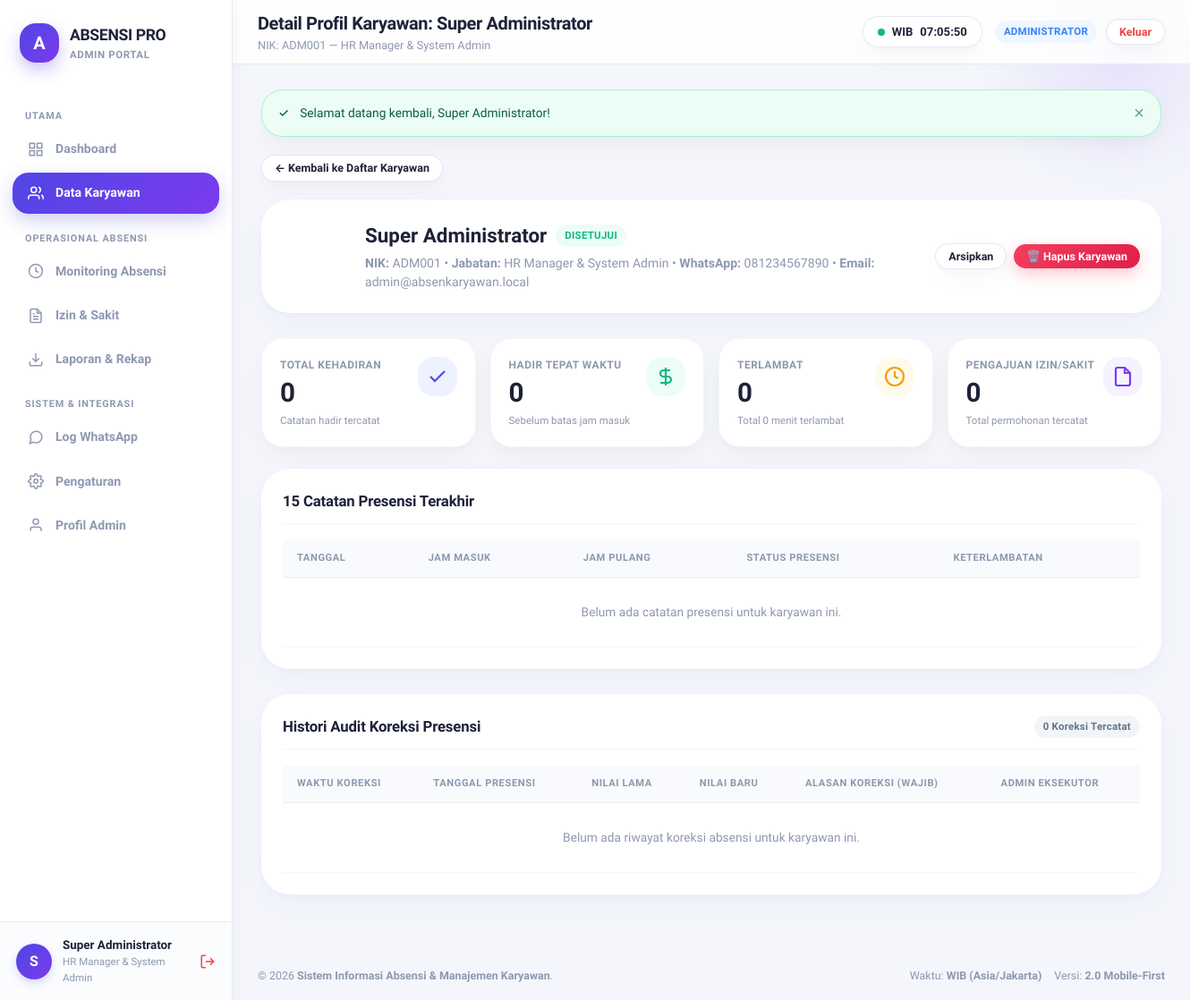
Screenshot of /admin_employee_detail.php?id=1 (signed in) with the database file from the repository.
### tables this page shows
CREATE TABLE IF NOT EXISTS `users` (
    `id` INT UNSIGNED AUTO_INCREMENT PRIMARY KEY,
    `nik` VARCHAR(30) NOT NULL,
    `nama_lengkap` VARCHAR(100) NOT NULL,
    `jabatan` VARCHAR(50) NOT NULL,
    `no_wa` VARCHAR(20) NOT NULL,
    `email` VARCHAR(100) NOT NULL,
    `password_hash` VARCHAR(255) NOT NULL,
    `role` ENUM('admin', 'karyawan') NOT NULL DEFAULT 'karyawan',
    `account_status` ENUM('menunggu', 'disetujui', 'ditolak') NOT NULL DEFAULT 'menunggu',
    `rejection_reason` TEXT DEFAULT NULL,
    `approved_by` INT UNSIGNED DEFAULT NULL,
    `approved_at` DATETIME DEFAULT NULL,
    `is_active` TINYINT(1) NOT NULL DEFAULT 1,
    `created_at` DATETIME NOT NULL DEFAULT CURRENT_TIMESTAMP,
    `updated_at` DATETIME NOT NULL DEFAULT CURRENT_TIMESTAMP ON UPDATE CURRENT_TIMESTAMP,
    UNIQUE KEY `uk_users_nik` (`nik`),
    UNIQUE KEY `uk_users_email` (`email`),
    INDEX `idx_users_role_status` (`role`, `account_status`, `is_active`)
);

### helpers/auth_helper.php (called while the page is built, shortened)
<?php
require_once __DIR__ . '/sanitize_helper.php';
function is_logged_in(): bool {
    return isset($_SESSION['user_id']) && !empty($_SESSION['user_id']);
}
function current_user(): ?array {
    static $currentUser = null;
    if ($currentUser === null) {
        $db = get_db_connection();
        $stmt = $db->prepare("SELECT id, nik, nama_lengkap, jabatan, no_wa, email, role, account_status, is_active FROM users WHERE id = ?");
        $stmt->execute([$_SESSION['user_id']]);
        $user = $stmt->fetch();
        $currentUser = $user;
    }
    return $currentUser;
}
function require_login(): void {
    $user = current_user();
}
function require_admin(): void {
    require_login();
}

### admin_employee_detail.php (the view, shortened to what this page needs)
<?php
require_once __DIR__ . '/helpers/auth_helper.php';
require_once __DIR__ . '/helpers/sanitize_helper.php';
require_admin();
$db = get_db_connection();
$employeeId = (int)($_GET['id'] ?? 0);
$stmt = $db->prepare("SELECT * FROM users WHERE id = ?");
$stmt->execute([$employeeId]);
$emp = $stmt->fetch();
$stmtStats = $db->prepare("SELECT
    COUNT(id) as total_hadir,
    COUNT(CASE WHEN status = 'hadir_tepat_waktu' THEN 1 END) as tepat_waktu,
    COUNT(CASE WHEN status = 'terlambat' THEN 1 END) as terlambat,
    COALESCE(SUM(late_minutes), 0) as total_late_minutes
    FROM attendances WHERE employee_id = ?");
$stmtStats->execute([$employeeId]);
$stats = $stmtStats->fetch();
$stmtAtt = $db->prepare("SELECT * FROM attendances WHERE employee_id = ? ORDER BY attendance_date DESC LIMIT 15");
$stmtAtt->execute([$employeeId]);
$attendances = $stmtAtt->fetchAll();
$stmtLeaves = $db->prepare("SELECT * FROM leave_requests WHERE employee_id = ? ORDER BY created_at DESC");
$stmtLeaves->execute([$employeeId]);
$leaves = $stmtLeaves->fetchAll();
$stmtCorr = $db->prepare("SELECT ac.*, a.attendance_date, u.nama_lengkap as admin_name
    FROM attendance_corrections ac
    JOIN attendances a ON ac.attendance_id = a.id
    JOIN users u ON ac.corrected_by = u.id
    WHERE a.employee_id = ?
    ORDER BY ac.corrected_at DESC");
$stmtCorr->execute([$employeeId]);
$corrections = $stmtCorr->fetchAll();
require_once __DIR__ . '/views/layouts/header.php';
require_once __DIR__ . '/views/layouts/sidebar_admin.php';
require_once __DIR__ . '/views/layouts/top_navbar.php';
?>
<div style="margin-bottom: 20px;">
    <a href="<?= BASE_URL ?>/admin_employees.php" class="btn btn-sm btn-secondary">
        &larr; Kembali ke Daftar Karyawan
    </a>
</div>
<div class="card" style="margin-bottom: 28px;">
    <div style="display: flex; align-items: center; gap: 20px; flex-wrap: wrap;">
        <div style="width: 72px; height: 72px; border-radius: var(--radius-lg); background: linear-gradient(135deg, var(--navy-800), var(--navy-900)); color: #FFFFFF; display: flex; align-items: center; justify-content: center; font-size: 2rem; font-weight: 800;">
        </div>
        <div style="flex: 1; min-width: 240px;">
            <div style="display: flex; align-items: center; gap: 10px; flex-wrap: wrap;">
                <h2 style="font-size: 1.4rem; font-weight: 800; color: var(--navy-900);"><?= clean_input($emp['nama_lengkap']) ?></h2>
                <span class="badge <?= $emp['account_status'] === 'disetujui' ? 'badge-success' : 'badge-warning' ?>">
                    <?= strtoupper($emp['account_status']) ?>
                </span>
            </div>
            <div style="font-size: 0.88rem; color: var(--text-muted); margin-top: 4px;">
                <strong>NIK:</strong> <?= clean_input($emp['nik']) ?> &bull;
                <strong>Jabatan:</strong> <?= clean_input($emp['jabatan']) ?> &bull;
                <strong>WhatsApp:</strong> <a href="https://wa.me/<?= preg_replace('/[^0-9]/', '', $emp['no_wa']) ?>" target="_blank" style="color: var(--success-600);"><?= clean_input($emp['no_wa']) ?></a> &bull;
                <strong>Email:</strong> <?= clean_input($emp['email']) ?>
            </div>
        </div>
        <div style="display: flex; gap: 8px; align-items: center; flex-wrap: wrap;">
            <form action="<?= BASE_URL ?>/actions/do_admin_action.php" method="POST" style="display: inline;" onsubmit="return confirm('Apakah Anda yakin ingin <?= $emp['is_active'] == 1 ? 'mengarsipkan' : 'mengaktifkan kembali' ?> karyawan <?= clean_input($emp['nama_lengkap']) ?>?')">
                <button type="submit" class="btn btn-sm <?= $emp['is_active'] == 1 ? 'btn-secondary' : 'btn-primary' ?>" title="<?= $emp['is_active'] == 1 ? 'Arsipkan Karyawan' : 'Aktifkan Kembali' ?>">
                    <?= $emp['is_active'] == 1 ? 'Arsipkan' : 'Aktifkan' ?>
                </button>
            </form>
            <form action="<?= BASE_URL ?>/actions/do_admin_action.php" method="POST" style="display: inline;" onsubmit="return confirm('PERINGATAN: Apakah Anda yakin ingin MENGHAPUS PERMANEN data karyawan <?= addslashes(clean_input($emp['nama_lengkap'])) ?> (NIK: <?= clean_input($emp['nik']) ?>)?\n\nSemua riwayat kehadiran, absensi, dan pengajuan izin karyawan ini akan ikut terhapus selamanya.')">
                <button type="submit" class="btn btn-sm btn-danger" title="Hapus Data Karyawan Secara Permanen">
                    🗑️ Hapus Karyawan
                </button>
            </form>
        </div>
    </div>
</div>
<div class="stat-grid">
    <div class="stat-card">
        <div>
            <div class="stat-label">Total Kehadiran</div>
            <div class="stat-value"><?= (int)$stats['total_hadir'] ?></div>
            <div class="stat-subtext">Catatan hadir tercatat</div>
        </div>
        <div class="stat-icon-wrapper">
            <svg width="24" height="24" viewBox="0 0 24 24" fill="none" stroke="currentColor" stroke-width="2.2"><polyline points="20 6 9 17 4 12"></polyline></svg>
        </div>
    </div>
    <div class="stat-card stat-success">
        <div>
            <div class="stat-label">Hadir Tepat Waktu</div>
            <div class="stat-value"><?= (int)$stats['tepat_waktu'] ?></div>
            <div class="stat-subtext">Sebelum batas jam masuk</div>
        </div>
        <div class="stat-icon-wrapper">
            <svg width="24" height="24" viewBox="0 0 24 24" fill="none" stroke="currentColor" stroke-width="2.2"><path d="M12 2v20M17 5H9.5a3.5 3.5 0 0 0 0 7h5a3.5 3.5 0 0 1 0 7H6"></path></svg>
        </div>
    </div>
    <div class="stat-card stat-warning">
        <div>
            <div class="stat-label">Terlambat</div>
            <div class="stat-value"><?= (int)$stats['terlambat'] ?></div>
            <div class="stat-subtext">Total <?= (int)$stats['total_late_minutes'] ?> menit terlambat</div>
        </div>
        <div class="stat-icon-wrapper">
            <svg width="24" height="24" viewBox="0 0 24 24" fill="none" stroke="currentColor" stroke-width="2.2"><circle cx="12" cy="12" r="10"></circle><polyline points="12 6 12 12 16 14"></polyline></svg>
        </div>
    </div>
    <div class="stat-card stat-purple">
        <div>
            <div class="stat-label">Pengajuan Izin/Sakit</div>
            <div class="stat-value"><?= count($leaves) ?></div>
            <div class="stat-subtext">Total permohonan tercatat</div>
        </div>
        <div class="stat-icon-wrapper">
            <svg width="24" height="24" viewBox="0 0 24 24" fill="none" stroke="currentColor" stroke-width="2.2"><path d="M14 2H6a2 2 0 0 0-2 2v16a2 2 0 0 0 2 2h12a2 2 0 0 0 2-2V8z"></path><polyline points="14 2 14 8 20 8"></polyline></svg>
        </div>
    </div>
</div>
<div class="card" style="margin-bottom: 28px;">
    <div class="card-header">
        <h2 class="card-title">15 Catatan Presensi Terakhir</h2>
    </div>
    <div class="table-responsive">
        <table class="table">
            <thead>
                <tr>
                    <th>Tanggal</th>
                    <th>Jam Masuk</th>
                    <th>Jam Pulang</th>
                    <th>Status Presensi</th>
                    <th>Keterlambatan</th>
                </tr>
            </thead>
            <tbody>
                <?php if (empty($attendances)): ?>
                    <tr>
                        <td colspan="5" style="text-align: center; padding: 28px; color: var(--text-muted);">
                            Belum ada catatan presensi untuk karyawan ini.
                        </td>
                    </tr>
                <?php endif; ?>
            </tbody>
        </table>
    </div>
</div>
<div class="card">
    <div class="card-header">
        <h2 class="card-title">Histori Audit Koreksi Presensi</h2>
        <span class="badge badge-secondary"><?= count($corrections) ?> Koreksi Tercatat</span>
    </div>
    <div class="table-responsive">
        <table class="table">
            <thead>
                <tr>
                    <th>Waktu Koreksi</th>
                    <th>Tanggal Presensi</th>
                    <th>Nilai Lama</th>
                    <th>Nilai Baru</th>
                    <th>Alasan Koreksi (Wajib)</th>
                    <th>Admin Eksekutor</th>
                </tr>
            </thead>
            <tbody>
                <?php if (empty($corrections)): ?>
                    <tr>
                        <td colspan="6" style="text-align: center; padding: 28px; color: var(--text-muted);">
                            Belum ada riwayat koreksi absensi untuk karyawan ini.
                        </td>
                    </tr>
                <?php endif; ?>
            </tbody>
        </table>
    </div>
</div>
<?php
require_once __DIR__ . '/views/layouts/footer.php';
?>

### views/layouts/sidebar_admin.php (shortened to what this page needs)
<?php
$currentScript = basename($_SERVER['PHP_SELF']);
$user = current_user();
?>
<aside class="sidebar">
    <div class="sidebar-brand">
        <div class="sidebar-logo-icon">A</div>
        <div>
            <div class="sidebar-brand-title">ABSENSI PRO</div>
            <div class="sidebar-brand-subtitle">Admin Portal</div>
        </div>
    </div>
    <ul class="sidebar-menu">
        <li class="menu-category">Utama</li>
        <li class="menu-item">
            <a href="<?= BASE_URL ?>/admin_dashboard.php" class="menu-link <?= $currentScript === 'admin_dashboard.php' ? 'active' : '' ?>">
                <span class="menu-icon">
                    <svg width="18" height="18" viewBox="0 0 24 24" fill="none" stroke="currentColor" stroke-width="2"><rect x="3" y="3" width="7" height="7"></rect><rect x="14" y="3" width="7" height="7"></rect><rect x="14" y="14" width="7" height="7"></rect><rect x="3" y="14" width="7" height="7"></rect></svg>
                </span>
                <span>Dashboard</span>
            </a>
        </li>
        <li class="menu-item">
            <a href="<?= BASE_URL ?>/admin_employees.php" class="menu-link <?= in_array($currentScript, ['admin_employees.php', 'admin_employee_detail.php']) ? 'active' : '' ?>">
                <span class="menu-icon">
                    <svg width="18" height="18" viewBox="0 0 24 24" fill="none" stroke="currentColor" stroke-width="2"><path d="M17 21v-2a4 4 0 0 0-4-4H5a4 4 0 0 0-4 4v2"></path><circle cx="9" cy="7" r="4"></circle><path d="M23 21v-2a4 4 0 0 0-3-3.87"></path><path d="M16 3.13a4 4 0 0 1 0 7.75"></path></svg>
                </span>
                <span>Data Karyawan</span>
            </a>
        </li>
        <li class="menu-category">Operasional Absensi</li>
        <li class="menu-item">
            <a href="<?= BASE_URL ?>/admin_attendance.php" class="menu-link <?= $currentScript === 'admin_attendance.php' ? 'active' : '' ?>">
                <span class="menu-icon">
                    <svg width="18" height="18" viewBox="0 0 24 24" fill="none" stroke="currentColor" stroke-width="2"><circle cx="12" cy="12" r="10"></circle><polyline points="12 6 12 12 16 14"></polyline></svg>
                </span>
                <span>Monitoring Absensi</span>
            </a>
        </li>
        <li class="menu-item">
            <a href="<?= BASE_URL ?>/admin_leaves.php" class="menu-link <?= $currentScript === 'admin_leaves.php' ? 'active' : '' ?>">
                <span class="menu-icon">
                </span>
                <span>Izin & Sakit</span>
            </a>
        </li>
        <li class="menu-item">
            <a href="<?= BASE_URL ?>/admin_reports.php" class="menu-link <?= $currentScript === 'admin_reports.php' ? 'active' : '' ?>">
                <span class="menu-icon">
                    <svg width="18" height="18" viewBox="0 0 24 24" fill="none" stroke="currentColor" stroke-width="2"><path d="M21 15v4a2 2 0 0 1-2 2H5a2 2 0 0 1-2-2v-4"></path><polyline points="7 10 12 15 17 10"></polyline><line x1="12" y1="15" x2="12" y2="3"></line></svg>
                </span>
                <span>Laporan & Rekap</span>
            </a>
        </li>
        <li class="menu-category">Sistem & Integrasi</li>
        <li class="menu-item">
            <a href="<?= BASE_URL ?>/admin_fonnte_logs.php" class="menu-link <?= $currentScript === 'admin_fonnte_logs.php' ? 'active' : '' ?>">
                <span class="menu-icon">
                    <svg width="18" height="18" viewBox="0 0 24 24" fill="none" stroke="currentColor" stroke-width="2"><path d="M21 11.5a8.38 8.38 0 0 1-.9 3.8 8.5 8.5 0 0 1-7.6 4.7 8.38 8.38 0 0 1-3.8-.9L3 21l1.9-5.7a8.38 8.38 0 0 1-.9-3.8 8.5 8.5 0 0 1 4.7-7.6 8.38 8.38 0 0 1 3.8-.9h.5a8.48 8.48 0 0 1 8 8v.5z"></path></svg>
                </span>
                <span>Log WhatsApp</span>
            </a>
        </li>
        <li class="menu-item">
            <a href="<?= BASE_URL ?>/admin_settings.php" class="menu-link <?= $currentScript === 'admin_settings.php' ? 'active' : '' ?>">
                <span class="menu-icon">
                </span>
                <span>Pengaturan</span>
            </a>
        </li>
        <li class="menu-item">
            <a href="<?= BASE_URL ?>/profile.php" class="menu-link <?= $currentScript === 'profile.php' ? 'active' : '' ?>">
                <span class="menu-icon">
                    <svg width="18" height="18" viewBox="0 0 24 24" fill="none" stroke="currentColor" stroke-width="2"><path d="M20 21v-2a4 4 0 0 0-4-4H8a4 4 0 0 0-4 4v2"></path><circle cx="12" cy="7" r="4"></circle></svg>
                </span>
                <span>Profil Admin</span>
            </a>
        </li>
    </ul>
    <div class="sidebar-footer">
        <div class="user-profile-badge">
            <div class="user-avatar-circle">
                <?= strtoupper(substr($user['nama_lengkap'] ?? 'A', 0, 1)) ?>
            </div>
            <div class="user-info-text">
                <div class="user-info-name"><?= clean_input($user['nama_lengkap'] ?? 'Admin') ?></div>
                <div class="user-info-role"><?= clean_input($user['jabatan'] ?? 'Administrator') ?></div>
            </div>
            <a href="<?= BASE_URL ?>/logout.php" title="Keluar / Logout" style="color: #EF4444; margin-left: auto; display: flex; align-items: center;">
                <svg width="18" height="18" viewBox="0 0 24 24" fill="none" stroke="currentColor" stroke-width="2"><path d="M9 21H5a2 2 0 0 1-2-2V5a2 2 0 0 1 2-2h4"></path><polyline points="16 17 21 12 16 7"></polyline><line x1="21" y1="12" x2="9" y2="12"></line></svg>
            </a>
        </div>
    </div>
</aside>

### rows the page displays
users: nama_lengkap "S", nama_lengkap "Super Administrator", jabatan "HR Manager & System Admin", account_status "DISETUJUI", nik "ADM001", no_wa "081234567890", email "admin@absenkaryawan.local"

### other values shown
clean_input($pageTitle) "Detail Profil Karyawan: Super Administrator"
clean_input($pageSubtitle) "NIK: ADM001 — HR Manager & System Admin"
$icon "✓"
$msg "Selamat datang kembali, Super Administrator!"
$stats['total_hadir'] "0"
$stats['tepat_waktu'] "0"
$stats['terlambat'] "0"
$stats['total_late_minutes'] "0"
count($leaves) "0"
count($corrections) "0"
clean_input(APP_NAME) "Sistem Informasi Absensi & Manajemen Karyawan"
